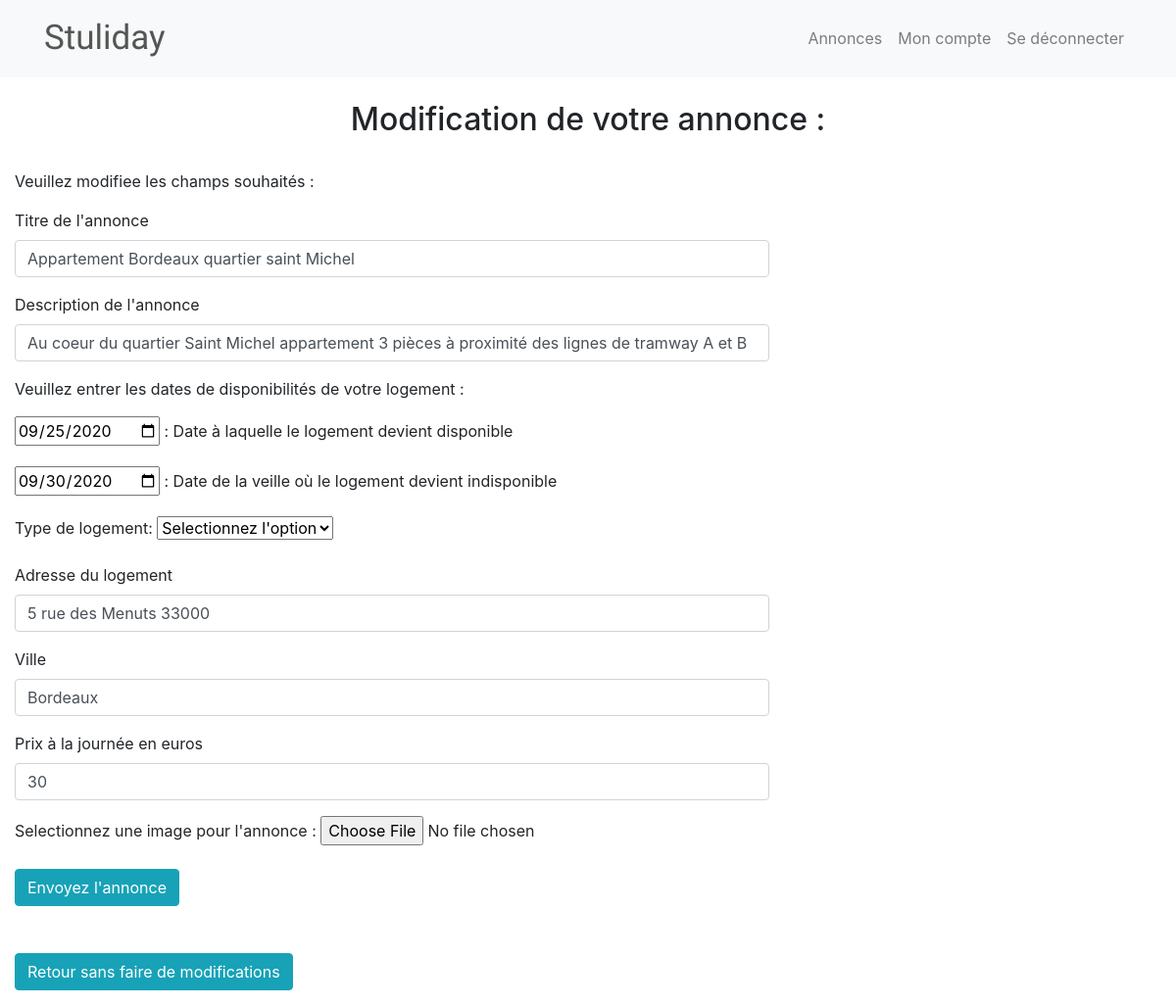
/modifyannonce.php?id=3 (signed in), run on the app's committed database.
### tables this page shows
CREATE TABLE `annonces` (
  `id` int(11) NOT NULL,
  `title` varchar(255) NOT NULL,
  `description` text NOT NULL,
  `city` varchar(50) NOT NULL,
  `category` varchar(50) NOT NULL,
  `image_url` varchar(255) NOT NULL,
  `address_article` varchar(255) NOT NULL,
  `active` int(1) NOT NULL DEFAULT 1,
  `price` int(255) NOT NULL,
  `author_article` int(11) NOT NULL,
  `start_date` date NOT NULL,
  `end_date` date NOT NULL,
  `publish_date` timestamp NOT NULL DEFAULT current_timestamp()
);

### modifyannonce.php (the view, shortened to what this page needs)
<?php
    require('inc/connect.php');
    require('inc/function.php');
    require('assets/head.php');
    include('assets/nav.php');
    $date = date('Y-m-d');
    $end_date = date('Y-m-d', strtotime('+1 days'));
    if(isset($_SESSION['id'])){
        if(isset($_GET['id'])){
            global $db;
            $annonce_id = $_GET['id'];
            $sql = $db->query("SELECT * FROM annonces WHERE id = $annonce_id");
            $sql->setFetchMode(PDO::FETCH_ASSOC);
            $row = $sql->fetch();
        }
?>
<div class="col-md-12 text-center">
    <h2 class="py-4">Modification de votre annonce :</h2>
</div>
<div class="col-md-8 mb-5">
                <p>Veuillez modifiee les champs souhaités :</p>
                <form enctype="multipart/form-data" action="modify_annonce_post.php?id=<?= $row['id'] ?>" method="POST">
                    <div class="form-group">
                        <label for="exampleInputTitle">Titre de l'annonce</label>
                        <input type="text" class="form-control" name="titre" id="exampleInputTitle"
                             value="<?= $row['title'] ?>">
                    </div>
                    <div class="form-group">
                        <label for="exampleInputDescription">Description de l'annonce</label>
                        <input type="text" name="description" class="form-control" id="exampleInputDescription"
                            value="<?= $row['description'] ?>">
                    </div>
                    <div class="form-group">
                    <p>Veuillez entrer les dates de disponibilités de votre logement :</p>
                    <input type="date" name="dateDebut" value="<?= $row['start_date'] ?>" min="<?= $date ?>">
                    <label for="dateDebut">: Date à laquelle le logement devient disponible</label>
                    </div>
                    <div class="form-group">
                    <input type="date" name="dateFin" value="<?= $row['end_date'] ?>" min="<?= $end_date ?>">
                    <label for="dateFin">: Date de la veille où le logement devient indisponible</label>
                    </div>
                    <div class="form-group">
                    <label for="type-select">Type de logement:</label>
                        <select name="category" id="type-select">
                            <option value=""> Selectionnez l'option </option>
                        </select>
                    </div>
                    <div class="form-group">
                        <label for="exampleInputAddress">Adresse du logement </label>
                        <input type="text" class="form-control" name="adresse" id="exampleInputAddress"
                             value="<?= $row['address_article'] ?>" >
                    </div>
                    <div class="form-group">
                        <label for="exampleInputCity">Ville</label>
                        <input type="text" class="form-control" name="ville" id="exampleInputCity"
                             value="<?= $row['city'] ?>">
                    </div>
                    <div class="form-group">
                        <label for="exampleInputPrice">Prix à la journée en euros</label>
                        <input type="text" class="form-control" name="price" id="exampleInputPrice"
                             value="<?= $row['price'] ?>">
                    </div>
                    <div class="form-group">
                        <label for="file">Selectionnez une image pour l'annonce :
                        <input type="file" id="4" name="image"/>
                        </label>
                    </div>
                    <input type="submit" name="submit_annonce" class="btn btn-info" value="Envoyez l'annonce">
                </form>
            </div>
            <div class="col-5">
            <a class="btn btn-info mb-3" href="profile.php" >Retour sans faire de modifications</a>
            </div>
            <?php
    }else{
        echo '<div class="alert alert-danger">Il faut vous connecter pour effectuer cette action !</div>';
    }
require('assets/footer.php'); ?>

### data on the page
annonces: titre "Appartement Bordeaux quartier saint Michel", description "Au coeur du quartier Saint Michel appartement 3 pièces à proximité des lignes de tramway A et B", dateDebut "09/25/2020", dateFin "09/30/2020", adresse "5 rue des Menuts 33000", ville "Bordeaux", price "30"
